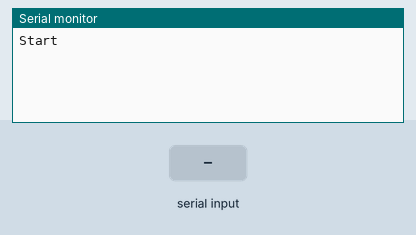
The sketch below on a simulated Arduino Uno, built with avr-gcc and run on an emulated ATmega328P. On the bench: the last lines printed to the serial monitor. Inputs (shaded band) come from the test bench.

Above: at 3.2 s.
3.3 s: "1" received over Serial
At 5.5 s:
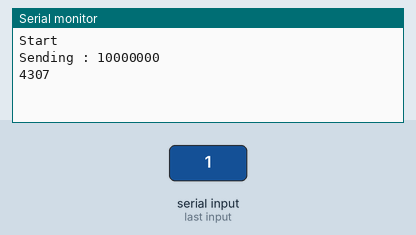
5.9 s: "1" received over the second serial link
At 7.0 s:
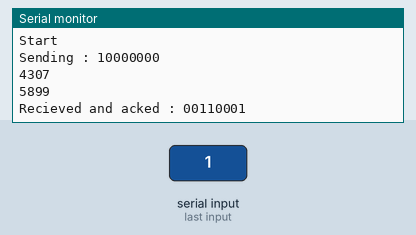
7.4 s: "0" received over Serial
At 8.55 s:
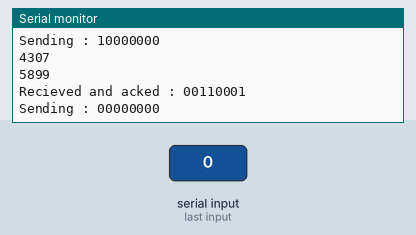
8.9 s: "0" received over the second serial link
At 10.4 s:
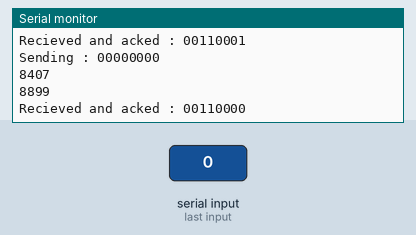
Timing chart, 0 to 11.4 s (numbered marks = the images above; inputs shaded):
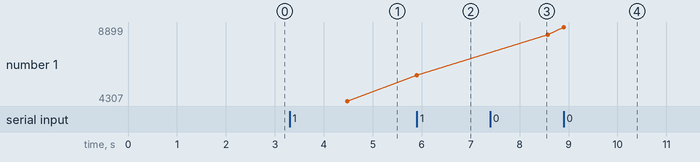

Measured:
- after the input at 3.3 s, the serial monitor: prints a new line after 1.0 s (image 1)
- after the input at 5.9 s, the serial monitor: prints a new line at once (image 2)
- after the input at 7.4 s, the serial monitor: prints a new line after 1.0 s (image 3)
- after the input at 8.9 s, the serial monitor: prints a new line at once (image 4)
- plotted number 1: 4307 → 5899 after the input at 5.9 s, 5899 → 8407 after the input at 7.4 s, 8407 → 8899 after the input at 8.9 s

The sketch:

Rail_node.ino
```cpp
#include<SoftwareSerial.h>
SoftwareSerial mySerial(2,3);
unsigned long startTime, deltaTime;
void setup() {
  // put your setup code here, to run once:
  Serial.begin(1200);
  mySerial.begin(1200);
  delay(2000);
  Serial.println("Start");
}

void send_ack(unsigned char in)
{
  in = in | 0b00100000;
  in = in & 0b11101111;
  mySerial.write(in);
}

String show_binary(unsigned char u)
{
  String a = "";

  int t = pow(2, 7);   // t is the max number that can be represented

  for(t; t>0; t = t/2)           // t iterates through powers of 2
      if(u >= t){                // check if u can be represented by current value of t
          u -= t;
          a += "1";               // if so, add a 1
      }
      else {
          a += "0";               // if not, add a 0
      }

  return a ;                     // returns string
}

void loop() {
  // put your main code here, to run repeatedly:
  if(mySerial.available())
  {
    Serial.println(millis());
    unsigned char in = mySerial.read();
    if((in & 0b00110000) == 0b00100000) Serial.print("Recieved ack : ");
    else
    {
      send_ack(in);
      Serial.print("Recieved and acked : ");
    }

    Serial.println(show_binary(in));
    Serial.println();
    //deltaTime = millis()-startTime;
    //Serial.println(deltaTime);
  }
  if(Serial.available())
  {

    String choice = Serial.readString();
    unsigned char out = 0 ;
    for (int i = 0 ; i < 8 ; i++)
    {
      if(choice[i] == '1') out |= (1<<(7-i));
    }
    Serial.print("Sending : ");
    Serial.println(show_binary(out));
    mySerial.write(out);
    Serial.println(millis());
    /*
    ------------------------------------------------------------------
    | 2bit dest id | 2 bit  pckt type | 2bit report | reserved 2 bit |
    ------------------------------------------------------------------

  Packet type :
   00 = Query from train
   01 = Query from previous node
   10 = Ack
   11 = Reply


 */
    //mySerial.write(choice);
  }

}
```
